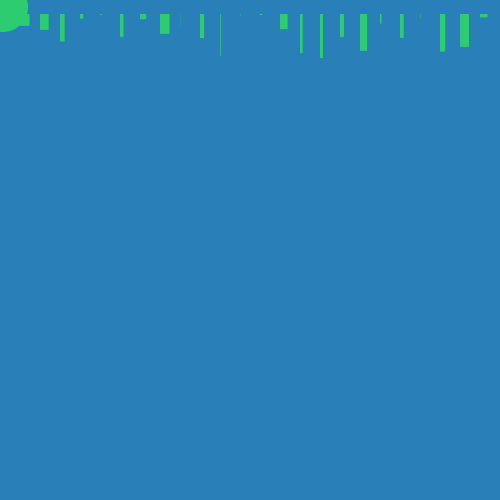
Frame 1 (no input)
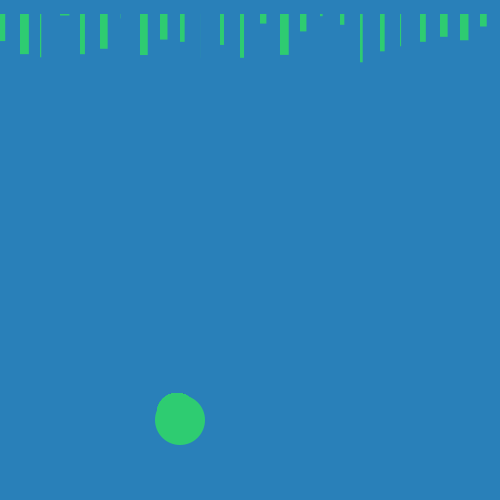
Frame 60 (the mouse pressed at the canvas centre just before this capture)
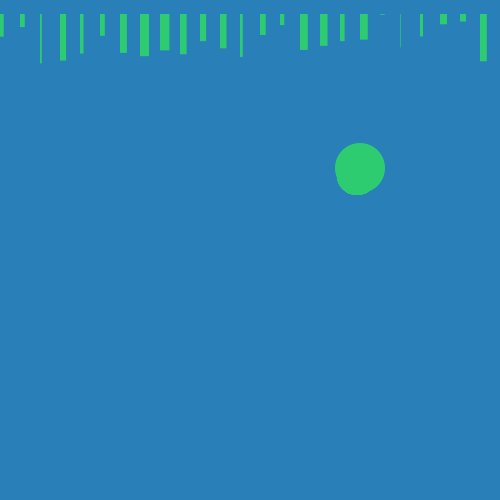
Frame 120 (the mouse held since frame 60 and released just before this capture)

The Processing sketch that drew these frames (run headless with seeded random() and noise(); from frame 60 on, the mouse is pressed at the canvas centre):

// Processing sketch: s05e01Cordero
// ── s05e01Cordero.pde
//UDD - Representacion Digital 2
//s04t01cordero
//Rebote Pelotita con FOR
int posX = 0;
int posY = 0;
int speedY= 7;
int speedX = 3;
int c1;
int c2;
float cx;
 
void setup() {
  size(500, 500);
  
  cx = width;
  c1 = color(41, 128, 185);
  c2 = color(46, 204, 113);
}
 
void draw() {
  background(c1);
   noStroke();
   //ellipse color blanco
    for(int i = 0; i < width; i +=20){  //a
        fill(c2);
         rect( i, height/34, random(10), random(50));
         ellipse(posX, posY, 40, 40);
       }
 
  posX = posX + speedX;
  posY = posY + speedY;
 //direccion posicion mas velocidad
    
  if (posX > width) {
    speedX = speedX* -1;
    fill(c2);
    background(c1);
  }
  //ellipse color 1
 
  if (posX < 0) {
    speedX = speedX* -1;
  }
 
  if (posY > height) {
    speedY= speedY* -1;
    
  }
   
  if (posY < 0) {
    speedY= speedY*-1;
  }
  ellipse(posX, posY, 50, 50);
}
